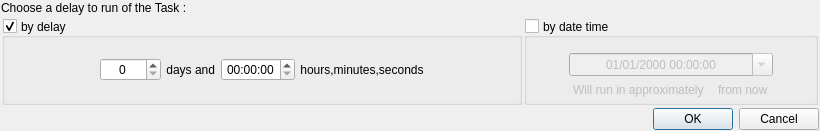
<?xml version="1.0" encoding="UTF-8"?>
<ui version="4.0">
 <class>getDelayDialog</class>
 <widget class="QDialog" name="getDelayDialog">
  <property name="windowModality">
   <enum>Qt::WindowModal</enum>
  </property>
  <property name="geometry">
   <rect>
    <x>0</x>
    <y>0</y>
    <width>820</width>
    <height>131</height>
   </rect>
  </property>
  <property name="windowTitle">
   <string>Choose a delay</string>
  </property>
  <layout class="QVBoxLayout" name="verticalLayout">
   <property name="spacing">
    <number>2</number>
   </property>
   <property name="sizeConstraint">
    <enum>QLayout::SetMinimumSize</enum>
   </property>
   <property name="leftMargin">
    <number>1</number>
   </property>
   <property name="topMargin">
    <number>1</number>
   </property>
   <property name="rightMargin">
    <number>1</number>
   </property>
   <property name="bottomMargin">
    <number>1</number>
   </property>
   <item>
    <widget class="QLabel" name="label">
     <property name="text">
      <string>Choose a delay to run of the Task :</string>
     </property>
    </widget>
   </item>
   <item>
    <widget class="QWidget" name="widget" native="true">
     <property name="sizePolicy">
      <sizepolicy hsizetype="Expanding" vsizetype="Expanding">
       <horstretch>0</horstretch>
       <verstretch>0</verstretch>
      </sizepolicy>
     </property>
     <layout class="QHBoxLayout" name="horizontalLayout">
      <property name="spacing">
       <number>2</number>
      </property>
      <property name="leftMargin">
       <number>1</number>
      </property>
      <property name="topMargin">
       <number>1</number>
      </property>
      <property name="rightMargin">
       <number>1</number>
      </property>
      <property name="bottomMargin">
       <number>1</number>
      </property>
      <item>
       <widget class="QGroupBox" name="delayGroup">
        <property name="sizePolicy">
         <sizepolicy hsizetype="Preferred" vsizetype="Preferred">
          <horstretch>0</horstretch>
          <verstretch>0</verstretch>
         </sizepolicy>
        </property>
        <property name="title">
         <string>by delay</string>
        </property>
        <property name="alignment">
         <set>Qt::AlignLeading|Qt::AlignLeft|Qt::AlignVCenter</set>
        </property>
        <property name="checkable">
         <bool>true</bool>
        </property>
        <layout class="QHBoxLayout" name="horizontalLayout_2">
         <property name="spacing">
          <number>2</number>
         </property>
         <property name="leftMargin">
          <number>1</number>
         </property>
         <property name="topMargin">
          <number>1</number>
         </property>
         <property name="rightMargin">
          <number>1</number>
         </property>
         <property name="bottomMargin">
          <number>1</number>
         </property>
         <item>
          <spacer name="horizontalSpacer">
           <property name="orientation">
            <enum>Qt::Horizontal</enum>
           </property>
           <property name="sizeType">
            <enum>QSizePolicy::Minimum</enum>
           </property>
           <property name="sizeHint" stdset="0">
            <size>
             <width>94</width>
             <height>20</height>
            </size>
           </property>
          </spacer>
         </item>
         <item>
          <widget class="QSpinBox" name="spinBox">
           <property name="alignment">
            <set>Qt::AlignCenter</set>
           </property>
           <property name="maximum">
            <number>10000</number>
           </property>
          </widget>
         </item>
         <item>
          <widget class="QLabel" name="label_3">
           <property name="text">
            <string> days and </string>
           </property>
          </widget>
         </item>
         <item>
          <widget class="QTimeEdit" name="timeEdit">
           <property name="alignment">
            <set>Qt::AlignCenter</set>
           </property>
           <property name="displayFormat">
            <string>HH:mm:ss</string>
           </property>
          </widget>
         </item>
         <item>
          <widget class="QLabel" name="label_5">
           <property name="text">
            <string> hours,minutes,seconds</string>
           </property>
          </widget>
         </item>
         <item>
          <spacer name="horizontalSpacer_2">
           <property name="orientation">
            <enum>Qt::Horizontal</enum>
           </property>
           <property name="sizeType">
            <enum>QSizePolicy::Minimum</enum>
           </property>
           <property name="sizeHint" stdset="0">
            <size>
             <width>94</width>
             <height>20</height>
            </size>
           </property>
          </spacer>
         </item>
        </layout>
       </widget>
      </item>
      <item>
       <widget class="QGroupBox" name="dateTimeGroup">
        <property name="sizePolicy">
         <sizepolicy hsizetype="Expanding" vsizetype="Preferred">
          <horstretch>0</horstretch>
          <verstretch>0</verstretch>
         </sizepolicy>
        </property>
        <property name="title">
         <string>by date time</string>
        </property>
        <property name="alignment">
         <set>Qt::AlignLeading|Qt::AlignLeft|Qt::AlignVCenter</set>
        </property>
        <property name="checkable">
         <bool>true</bool>
        </property>
        <property name="checked">
         <bool>false</bool>
        </property>
        <layout class="QVBoxLayout" name="verticalLayout_2">
         <property name="spacing">
          <number>2</number>
         </property>
         <property name="sizeConstraint">
          <enum>QLayout::SetDefaultConstraint</enum>
         </property>
         <property name="leftMargin">
          <number>1</number>
         </property>
         <property name="topMargin">
          <number>1</number>
         </property>
         <property name="rightMargin">
          <number>1</number>
         </property>
         <property name="bottomMargin">
          <number>1</number>
         </property>
         <item>
          <spacer name="verticalSpacer">
           <property name="orientation">
            <enum>Qt::Vertical</enum>
           </property>
           <property name="sizeHint" stdset="0">
            <size>
             <width>20</width>
             <height>40</height>
            </size>
           </property>
          </spacer>
         </item>
         <item>
          <widget class="QWidget" name="widget_2" native="true">
           <layout class="QHBoxLayout" name="horizontalLayout_4">
            <property name="spacing">
             <number>2</number>
            </property>
            <property name="leftMargin">
             <number>1</number>
            </property>
            <property name="topMargin">
             <number>1</number>
            </property>
            <property name="rightMargin">
             <number>1</number>
            </property>
            <property name="bottomMargin">
             <number>1</number>
            </property>
            <item>
             <spacer name="horizontalSpacer_4">
              <property name="orientation">
               <enum>Qt::Horizontal</enum>
              </property>
              <property name="sizeType">
               <enum>QSizePolicy::Minimum</enum>
              </property>
              <property name="sizeHint" stdset="0">
               <size>
                <width>40</width>
                <height>20</height>
               </size>
              </property>
             </spacer>
            </item>
            <item>
             <widget class="QDateTimeEdit" name="dateTimeEdit">
              <property name="sizePolicy">
               <sizepolicy hsizetype="Expanding" vsizetype="Fixed">
                <horstretch>0</horstretch>
                <verstretch>0</verstretch>
               </sizepolicy>
              </property>
              <property name="alignment">
               <set>Qt::AlignCenter</set>
              </property>
              <property name="displayFormat">
               <string>dd/MM/yyyy HH:mm:ss</string>
              </property>
              <property name="calendarPopup">
               <bool>true</bool>
              </property>
             </widget>
            </item>
            <item>
             <spacer name="horizontalSpacer_3">
              <property name="orientation">
               <enum>Qt::Horizontal</enum>
              </property>
              <property name="sizeType">
               <enum>QSizePolicy::Minimum</enum>
              </property>
              <property name="sizeHint" stdset="0">
               <size>
                <width>40</width>
                <height>20</height>
               </size>
              </property>
             </spacer>
            </item>
           </layout>
          </widget>
         </item>
         <item>
          <widget class="QWidget" name="widget_3" native="true">
           <layout class="QHBoxLayout" name="horizontalLayout_3">
            <property name="spacing">
             <number>2</number>
            </property>
            <property name="leftMargin">
             <number>1</number>
            </property>
            <property name="topMargin">
             <number>1</number>
            </property>
            <property name="rightMargin">
             <number>1</number>
            </property>
            <property name="bottomMargin">
             <number>1</number>
            </property>
            <item>
             <spacer name="horizontalSpacer_5">
              <property name="orientation">
               <enum>Qt::Horizontal</enum>
              </property>
              <property name="sizeHint" stdset="0">
               <size>
                <width>74</width>
                <height>20</height>
               </size>
              </property>
             </spacer>
            </item>
            <item>
             <widget class="QLabel" name="label_2">
              <property name="text">
               <string>Will run in approximately </string>
              </property>
             </widget>
            </item>
            <item>
             <widget class="QLabel" name="delayDetailsLabel">
              <property name="text">
               <string/>
              </property>
             </widget>
            </item>
            <item>
             <widget class="QLabel" name="label_4">
              <property name="text">
               <string>from now</string>
              </property>
             </widget>
            </item>
            <item>
             <spacer name="horizontalSpacer_6">
              <property name="orientation">
               <enum>Qt::Horizontal</enum>
              </property>
              <property name="sizeHint" stdset="0">
               <size>
                <width>74</width>
                <height>20</height>
               </size>
              </property>
             </spacer>
            </item>
           </layout>
          </widget>
         </item>
        </layout>
       </widget>
      </item>
     </layout>
    </widget>
   </item>
   <item>
    <widget class="QDialogButtonBox" name="buttonBox">
     <property name="orientation">
      <enum>Qt::Horizontal</enum>
     </property>
     <property name="standardButtons">
      <set>QDialogButtonBox::Cancel|QDialogButtonBox::Ok</set>
     </property>
    </widget>
   </item>
  </layout>
 </widget>
 <resources/>
 <connections>
  <connection>
   <sender>buttonBox</sender>
   <signal>accepted()</signal>
   <receiver>getDelayDialog</receiver>
   <slot>accept()</slot>
   <hints>
    <hint type="sourcelabel">
     <x>248</x>
     <y>254</y>
    </hint>
    <hint type="destinationlabel">
     <x>157</x>
     <y>274</y>
    </hint>
   </hints>
  </connection>
  <connection>
   <sender>buttonBox</sender>
   <signal>rejected()</signal>
   <receiver>getDelayDialog</receiver>
   <slot>reject()</slot>
   <hints>
    <hint type="sourcelabel">
     <x>316</x>
     <y>260</y>
    </hint>
    <hint type="destinationlabel">
     <x>286</x>
     <y>274</y>
    </hint>
   </hints>
  </connection>
 </connections>
</ui>
